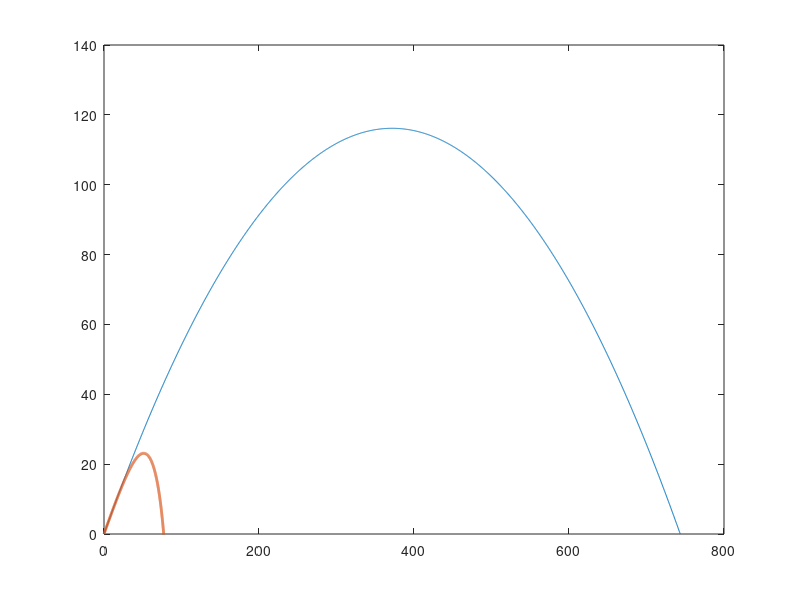

Reproduce this figure in MATLAB. (Note: this script raises an error after producing the figure.)
% Anush Rathod
% 01/12/2021
% ECE 202, Project 2, Phase 4
% Hitting a home run, with air resistance
% Phase 1 - Comparing the analytical solution to the numeric, without drag
% phase 2 - Comparing drag and drag off trajectories
% phase 3 - exporting data to Excel and finding time of flight, maximum
%           height and range of the baseball
% phase 4 - Answering the same questions from phase 3, in MATLAB and
%           comparing results with Excel


clear; clf;

% ------- Given Information -------

v0mph = 112; % exit velocity in mph
phi0deg = 32;    % launch angle in degrees

x0 = 0; y0 = 0; % starting position coordinates for the ball

g = 10; % gravitational constant, in m/s

% ------- Setting up variables -------

mph2mps = 5280 * 12 * 2.54 / 100 / 3600;   % mph to m/s conversion
deg2rad = pi()/180;   % degrees to radians

v0 = v0mph * mph2mps;
phi0 = phi0deg * deg2rad;

v0x = v0*cos(phi0);   % x-component of v0
v0y = v0*sin(phi0);   % y-component of v0

% ----- compute some useful characteristics of trajectory -----

tH = v0y/g;    % time to reach max. height
tLand = 2*tH;   % time to land (time of flight)

H = tH * v0y/2;   % max. height
R = v0x * tLand;   % range

m2ft = 3.3; % constant to convert from m to ft

R_ft = R*m2ft;    % ROUGH conversion from m to ft


% ----- set up a time array, compute x(t), y(t) analytically -----

tmin = 0; tmax = tLand; 
N = 2000;   % intervals

t = linspace(tmin, tmax, N+1);   % time array, connects x(t) with y(t)

% ------ Analytical Solution -------

xt = (x0 + v0x*t)*m2ft; % finding xt and converting to ft
yt = (y0 + v0y*t - (1/2)*g*t.^2)*m2ft;  % finding yt and converting to ft


% ------ Numerical Solution -------

m  = 0.145; % mass of baseball, in kg
C = input("Enter a value for drag coefficient C: ");
A = 0.00426; % cross sectional area, in m^2
            %(source-http://spiff.rit.edu/richmond/baseball/traj/traj.html)
p = 1.225; % air density, in kg/m^3 
          %(source - http://spiff.rit.edu/richmond/baseball/traj/traj.html)

dt = (tmax-tmin)/N;
y = zeros(1, N+1);   % initialize y(t)

x(1) = x0;
y(1) = y0;
vx = v0x;
vy = v0y;

D = 0.5*C*p*A;

for n = 1:N
    v = sqrt(vx^2 + vy^2);
    Fnet_x = 0 - D*v*vx;
    ax = Fnet_x/m;
    x(n+1) = x(n) + vx*dt + (1/2)*ax*dt^2;
    vx = vx + ax*dt;
    
    Fnet_y = -m*g - 0 - D*v*vy;
    ay = Fnet_y/m;
    y(n+1) = y(n) + vy*dt + (1/2)*ay*dt^2; 
    vy = vy + ay*dt;

    % finding time of flight and range
    
    if y(n)/y(n+1) < 0
        time_of_flight_s = t(n) % getting the corresponding value from time array
                                % in sec
        xF = x(n); % getting the corresponding value from x array
                             % in m
        vF = v; % getting the velocity at which ball lands, in m/s
    end
    
end

x_ft = x*m2ft; % converting x(t) to feet
y_ft = y*m2ft; % converting y(t) to feet

% -------- answers to various questions --------

maximum_height_ft = max(y_ft) % in ft
range_ft = xF*m2ft % in ft

% The maximum height, time of flight and range of the baseball are same to
% the answers found in phase3 through the Excel sheet. 

% ----- final velocity of the ball ------

final_speed_mph = vF/mph2mps % in miles/hr
Energy_lost_J = (1/2)*m*(v0^2 - vF^2)

% ------ checks -------
if C == 0
    checkSum_x = sum(abs(x_ft-xt))
    checkSum_y = sum(abs(y_ft-yt))
end
% -------- plotting graph ---------

plot(xt, yt, x_ft, y_ft, 'LineWidth', 2)
ylim([0 140])
ax = gca; ax.FontSize = 15; ax.GridAlpha = 0.4; ax.MinorGridAlpha=0.5;
xlabel('x (ft)', 'FontSize', 18) 
ylabel('y (ft)', 'FontSize', 18)

title({'ECE 202, Project 2, Phase 4, Trajectory of a baseball', ...
    'drag vs no drag'}, 'FontSize', 22)
str1 = sprintf("drag, C = %g", C);
legend('no drag', str1, 'FontSize', 18)

grid on
grid minor

% ----- export data to an excel file -----

export(1,:) = ["Time t (s)", "x (ft)","y (ft)"];
nRow = 1;
for n = 1:N
    nRow = nRow + 1;
    export(nRow, :) = [t(n), x_ft(n), y_ft(n)];
end

writematrix(export, 'trajectory2.csv')
